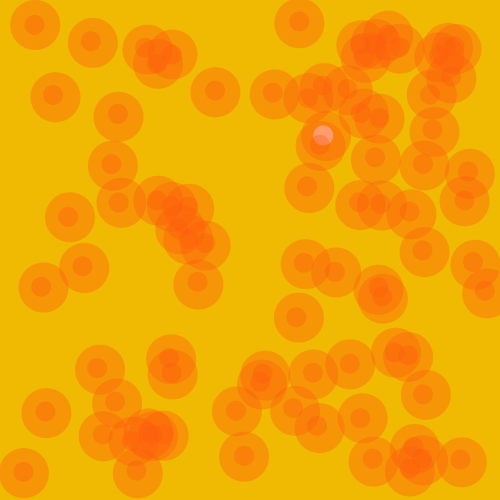
Frame 1 (no input)
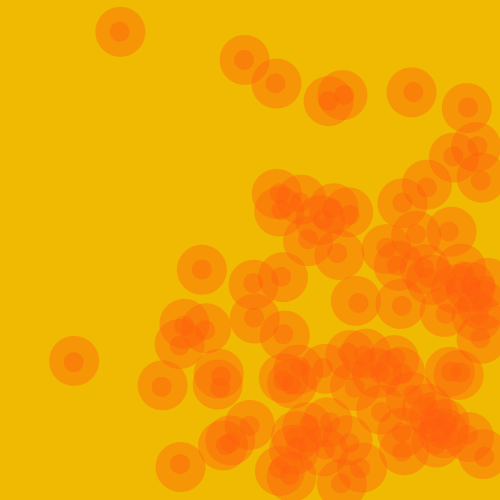
Frame 60 (the mouse pressed at the canvas centre just before this capture)
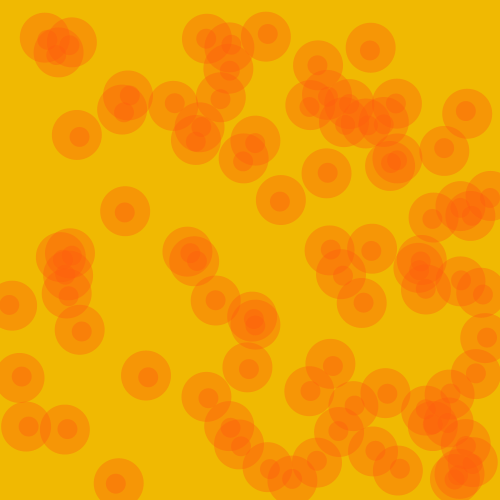
Frame 120 (the mouse held since frame 60 and released just before this capture)

The Processing sketch that drew these frames (run headless with seeded random() and noise(); from frame 60 on, the mouse is pressed at the canvas centre):

// Processing sketch: processing_33729
// ── processing_33729.pde

int numberCircle=85;




float[] circleX =new float[numberCircle];//the array must come before the circleX wich is the variable//
float[] circleY =new float[numberCircle];//we need X and Y because its random //

float[] velXcircleX=new float[numberCircle];//now we are creating how fast the ball is goin gto move//
float[] velYcircleY=new float[numberCircle];


void setup() {
  
  
      size(500,500); 
      for(int i=0; i<numberCircle; i++){
      circleX[i] =random(10,width-10);
      circleY[i] =random(10,width-10);
      velXcircleX[i] =random(3);
      velYcircleY[i] =random(3);


    }
}


void draw() {
  
  smooth();
  background(240,185,2);
  noStroke();
  for(int i=0;i<numberCircle;i++)
  {
    
  circleX[i]+=velXcircleX[i];
  circleY[i]+=velYcircleY[i];
  ellipse(circleX[i],circleY[i],20,20);
  
  
  
  fill(255, 90, 13, 95); //yellow
  circleX[i]+=velXcircleX[i];
  circleY[i]+=velYcircleY[i];
  ellipse(circleX[i],circleY[i],50,50);
  
  if((circleX[i]<=0)||(circleX[i]>=width-10)) {
    velXcircleX[i]=-velXcircleX[i];
  }

  if((circleY[i]<=0)||(circleY[i]>=height-10)) {
    velYcircleY[i]=-velYcircleY[i];
  }
 }
}
